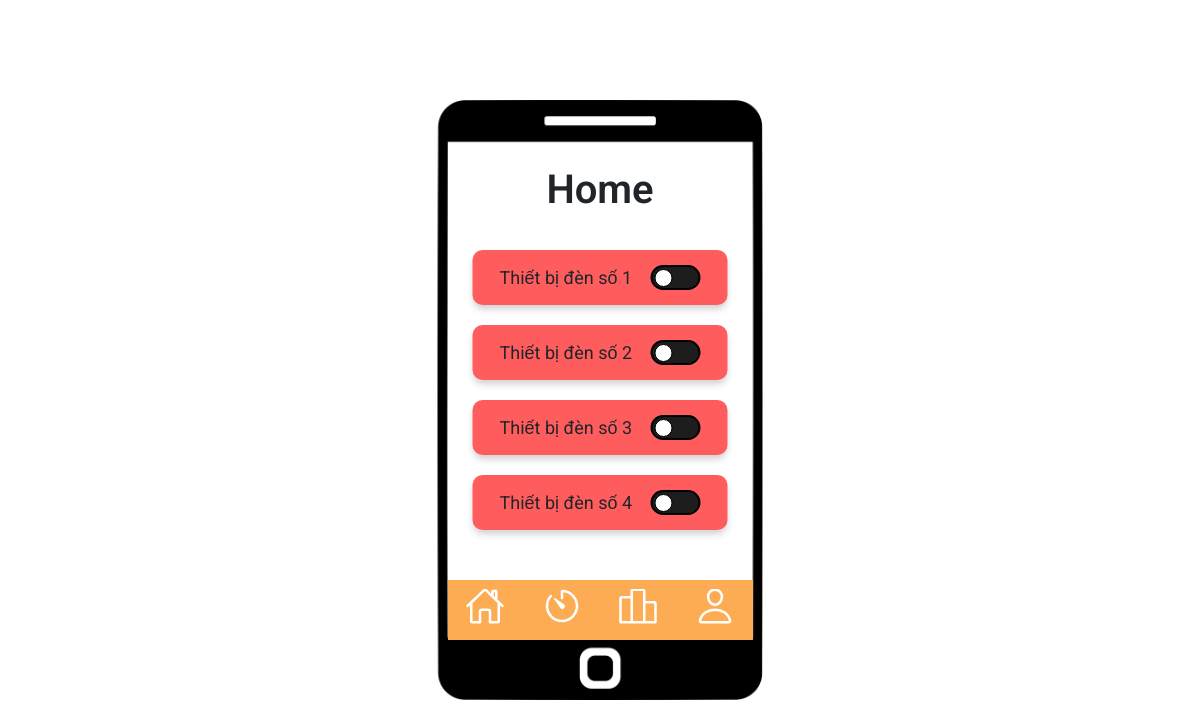
Page /SourceMVC/client/index.php on the earlier database version.
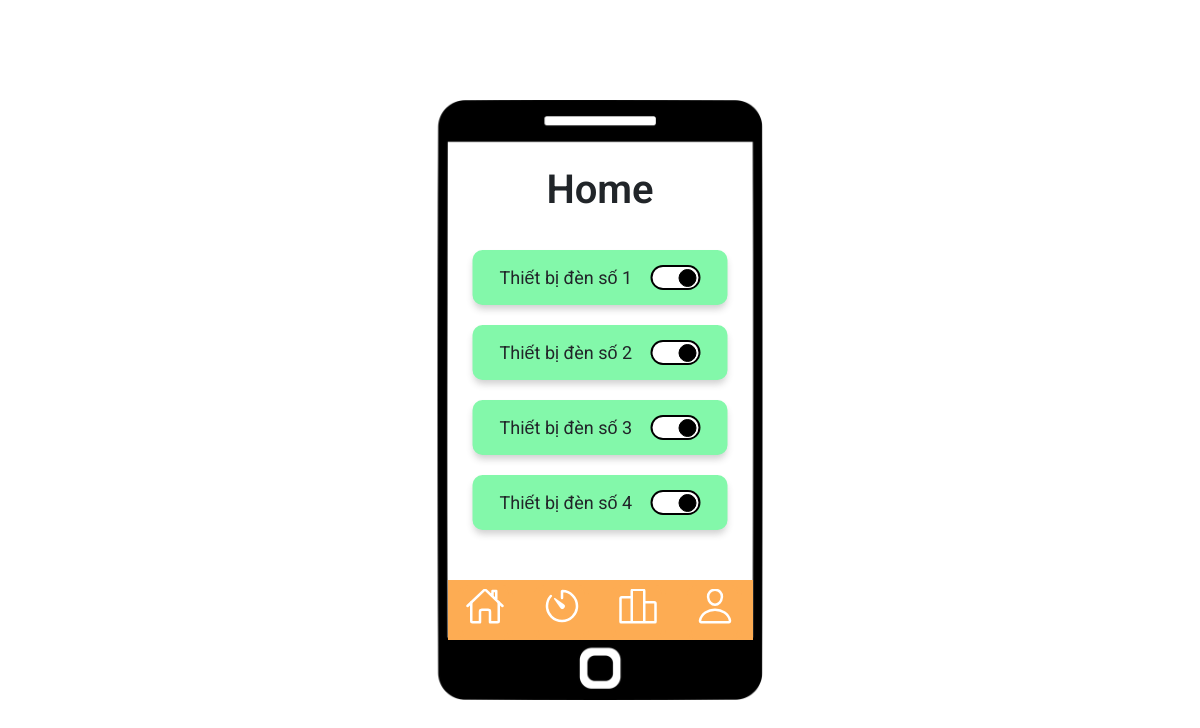
Same page on the later database version.
### tables this page shows
CREATE TABLE `led` (
  `id` int(11) NOT NULL,
  `status` char(1) NOT NULL,
  `description` varchar(1000) DEFAULT NULL,
  `wattage` int(11) DEFAULT NULL,
  `mode` varchar(20) DEFAULT NULL,
  `user_id` int(11) NOT NULL
);

### SourceMVC/client/mvc/core/Controller.php (called while the page is built, shortened)
<?php
class Controller
{
    public function view($view, $data = [])
    {
        require_once "./mvc/views/" . $view . ".php";
    }
}

### SourceMVC/client/mvc/controllers/Home.php (called while the page is built, shortened)
<?php
class Home extends Controller
{
    public $data = array();
    public function __construct()
    {
        $this->ledModel = $this->model("LedModel");
        $this->data['leds'] = $this->ledModel->get_all_leds();
    }
    function Show()
    {
        $this->view("Main", $this->data);
    }
}

### SourceMVC/client/mvc/core/App.php (called while the page is built, shortened)
<?php
class App
{
    protected $action = "Show";
    function __construct()
    {
        $arr = $this->UrlProcess();
        $this->controller = new $this->controller;
        $this->params = $arr ? array_values($arr) : [];
        call_user_func_array([$this->controller, $this->action], $this->params);
    }
}

### SourceMVC/client/index.php (called while the page is built, shortened)
<?php
$myApp = new App();

### SourceMVC/client/mvc/core/Database.php (called while the page is built, shortened)
<?php
class Database
{
    public $conn;
    protected $hostname = "localhost";
    protected $username = "root";
    protected $password = "";
    protected $dbname = "db_smart_led_system";
    function __construct()
    {
        $this->conn = mysqli_connect($this->hostname, $this->username, $this->password, $this->dbname) or die('Can\'t connect to database');
        mysqli_set_charset($this->conn, 'utf8');
    }
    function query($sql = "")
    {
        return mysqli_query($this->conn, $sql);
    }
    function get_list($sql = "")
    {
        $data = [];
        $result = $this->query($sql);
        if ($result) {
            while ($row = mysqli_fetch_assoc($result)) {
                $data[] = $row;
            }
        }
        return $data;
    }
}

### SourceMVC/client/mvc/models/LedModel.php (called while the page is built, shortened)
<?php
class LedModel extends Database
{
    function get_all_leds()
    {
        $sql = "SELECT * from led ";
        return $this->get_list($sql);
    }
}

### SourceMVC/client/mvc/views/Home.php (the view, shortened to what this page needs)
<div class="body">
    <div class="home-title">Home</div>
    <ul class="home-leds" id="id-home-leds">
        <?php
        foreach ($data['leds'] as $key => $value) { ?>
            <li class="home-led-item d-flex justify-content-between" id="led<?php echo $value['id'] ?>">
                <p data-bs-toggle="collapse" data-bs-target="#led-detail<?php echo $value['id'] ?>">Thiết bị đèn số <?php echo $key + 1  ?></p>
                <div class="on-off-button <?php echo $value['status'] == 1 ? 'check-on-off' : '' ?>" id="led-button<?php echo $value['id'] ?>">
                    <div class="circle-on-off"></div>
                </div>
            </li>
        <?php }
        ?>
    </ul>
</div>

### SourceMVC/client/mvc/views/Main.php (shortened to what this page needs)
<?php
$DOMAIN = 'http://localhost/SmartLedSystem/SourceMVC/client/';
?>
<!DOCTYPE html>
<html lang="en">
<head>
    <link rel="stylesheet" href="<?php echo $DOMAIN ?>public/css/bootstrap5/bootstrap.min.css" />
    <link rel="stylesheet" href="<?php echo $DOMAIN ?>public/css/login.css" />
    <link rel="stylesheet" href="<?php echo $DOMAIN ?>public/css/home.css" />
    <link rel="stylesheet" href="<?php echo $DOMAIN ?>public/css/statistics.css" />
    <link rel="stylesheet" href="<?php echo $DOMAIN ?>public/css/history.css" />
    <link rel="stylesheet" href="<?php echo $DOMAIN ?>public/css/account.css" />
</head>
<body>
    <div class="container">
        <div class="phone-screen" style="background-image: url('<?php echo $DOMAIN ?>public/image/pngwing.com.png')">
            <?php
            if (false)
                require_once('login.php');
            else { ?>
                <?php
                if (isset($data['render'])) {
                    require_once $data['render'] . '.php';
                } else require_once 'Home.php';
                ?>
                <div class="footer">
                    <div class="d-flex justify-content-between">
                        <div class="home-icon icon-footer">
                            <a href="<?php echo $DOMAIN ?>">
                                <ion-icon name="home-outline"></ion-icon>
                            </a>
                        </div>
                        <div class="history-icon icon-footer">
                            <a href="<?php echo $DOMAIN ?>History/Show">
                                <ion-icon name="timer-outline"></ion-icon>
                            </a>
                        </div>
                        <div class="nofi-icon icon-footer">
                            <a href="<?php echo $DOMAIN ?>Home/RenderPage/Statistics">
                                <ion-icon name="podium-outline" title=""></ion-icon>
                            </a>
                        </div>
                        <div class="user-icon icon-footer">
                            <a href="<?php echo $DOMAIN ?>Home/RenderPage/Account">
                                <ion-icon name="person-outline"></ion-icon>
                            </a>
                        </div>
                    </div>
                </div>
            <?php }
            ?>
        </div>
    </div>
</body>
</html>

### SourceMVC/client/public/css/login.css (style rules this page uses)
.phone-screen { background-size: cover; width: 325px; height: 600px; background-repeat: no-repeat; position: fixed; top: 50%; left: 50%; transform: translateX(-50%) translateY(-50%); }

### SourceMVC/client/public/css/home.css (style rules this page uses)
body { font-family: 'Roboto', sans-serif; }
.phone-screen { background-image: url('pngwing.com.png'); background-size: cover; width: 325px; height: 600px; background-repeat: no-repeat; position: fixed; top: 50%; left: 50%; transform: translateX(-50%) translateY(-50%); }
.body { width: 305px; height: 440px; position: absolute; left: 50%; top: 40px; transform: translateX(-50%); }
.footer { position: absolute; width: 305px; height: 60px; padding-top: 5px; left: 50%; transform: translateX(-50%); bottom: 60px; background-color: #fdac53; }
.icon-footer { margin: 0px 10px; font-size: 40px; border-radius: 10px; border: 4px solid #fdac53; width: 55px; height: 55px; display: flex; align-items: center; justify-content: center; color: white; cursor: pointer; transition: 0.2s linear; position: relative; overflow: hidden; }
.icon-footer a { color: white; }
.home-title { position: fixed; font-size: 40px; font-weight: 600; left: 50%; transform: translateX(-50%); top: 20px; }
.home-leds { position: absolute; top: 100px; height: 330px; overflow: scroll; width: 295px; padding: 0px; left: 50%; transform: translateX(-50%); }
.home-led-item { padding: 7px; margin: 0px 20px; margin-bottom: 20px; list-style-type: none; align-items: center; justify-content: center; font-size: 18px; border-radius: 10px; box-shadow: 0 5px 7px -1px rgb(51 51 51 / 23%); cursor: pointer; transition: transform 0.25s cubic-bezier(0.7, 0.98, 0.86, 0.98), box-shadow 0.25s cubic-bezier(0.7, 0.98, 0.86, 0.98); background-color: rgb(255, 93, 93); }
.home-led-item:first-child { margin-top: 10px; }
.home-led-item p { margin: 7px 0px; margin-left: 20px; }
.on-off-button { width: 50px; height: 25px; border: 2px solid black; margin-right: 20px; border-radius: 20px; position: relative; cursor: pointer; background-color: #1d1d1d; transition: 0.1s linear; }
.circle-on-off { width: 18px; height: 18px; border: 1px solid black; border-radius: 50%; position: absolute; top: 50%; left: 2px; transform: translateY(-50%); background-color: white; transition: 0.05s ease-in-out; }
.check-on-off { background-color: white; }

### SourceMVC/client/public/css/history.css (style rules this page uses)
.home-title { position: absolute; font-size: 40px; font-weight: 600; left: 50%; transform: translateX(-50%); font-family: 'Roboto', sans-serif; top: 20px; }

Differences in the rows shown:
changed led (number 1 of 4 on the later page): status "0" → "1" (drawn)
changed led (number 2 of 4 on the later page): status "0" → "1" (drawn)
changed led (number 3 of 4 on the later page): status "0" → "1" (drawn)
changed led (number 4 of 4 on the later page): status "0" → "1" (drawn)
